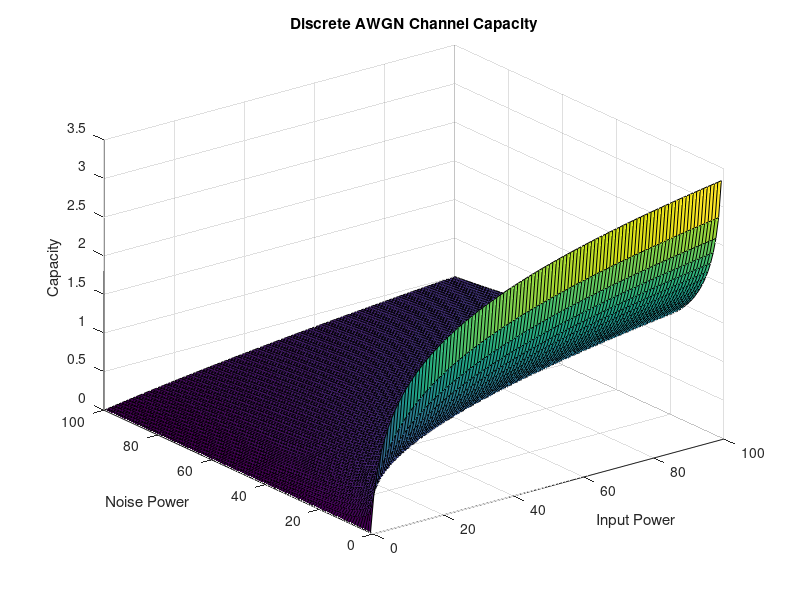

Here is the MATLAB script that generated this plot:
%% Discrete-Time AWGN Channel Capacity
%% 3D Approach. Surface Plot.
%% ===================================

P = 0:1:100;
[P, Pn] = meshgrid(P);
C = 0.5*log2(1+P./Pn);
surf(P,Pn,C)
xlabel('Input Power');
ylabel('Noise Power');
zlabel('Capacity');
title('Discrete AWGN Channel Capacity');
